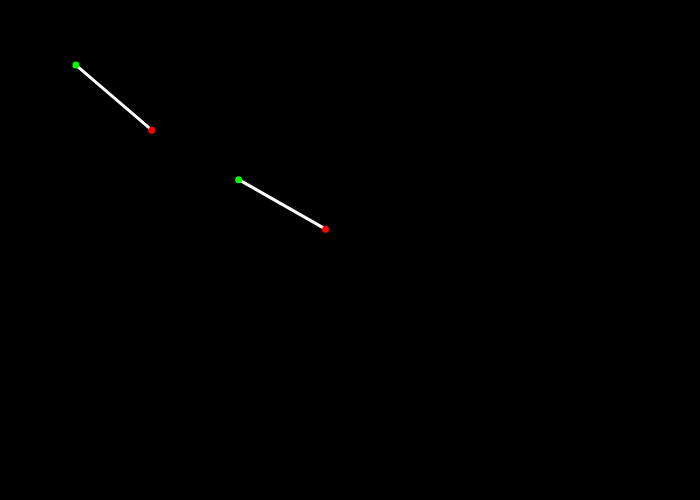
Frame 1 (no input)
Frame 60 (no input): identical to frame 1, image omitted
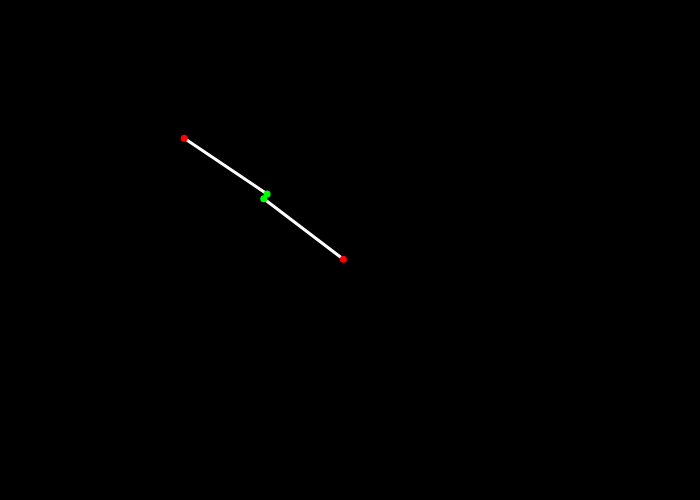
Frame 120 (the mouse pressed at the canvas centre since frame 60)

The p5.js sketch that drew these frames (run headless with seeded random() and noise() and a simulated clock; from frame 60 on, the mouse is pressed at the canvas centre):

// p5.js sketch
// ── sketch.js
const WIDTH = 700
const HEIGHT = 500

let seg1
let seg2

function setup() {
  createCanvas(WIDTH, HEIGHT);
  background(0)
  
                   //x,  y,  angle, length
  seg1 = new Segment(350, 300, 0, 100)
  seg2 = new Segment(seg1.b.x, seg1.b.y, 0, 100)
  
}

function draw() {
  background(0)
  
  seg1.follow(mouseX, mouseY)
  seg1.update()
  seg2.follow(seg1.b.x, seg1.b.y)
  seg2.update()
  seg2.show()
  seg1.show()
}
// ── segment.js
class Segment{
  
  constructor(x, y, angle, length){
    this.a = createVector(x, y)
    this.angle = angle
    this.length = length
    this.b = createVector(0, 0)
    this.update()
    
  }
  
  follow(x, y){
    let target = createVector(x, y)
    let dir = p5.Vector.sub(this.a, target)
    this.angle = dir.heading()
    
    dir.setMag(this.length)
    //dir.mult(-1)
    
    this.a = dir.add(target)
  }
  
  update(){
    let dx = this.length * Math.cos(this.angle);
    let dy = this.length * Math.sin(this.angle);
    this.b = new p5.Vector(this.a.x + dx, this.a.y + dy);
  }
  

  
  show(){
    push()
    stroke(255)
    strokeWeight(3)
    line(this.a.x, this.a.y, this.b.x, this.b.y)
    stroke(0, 255, 0)
    strokeWeight(7)
    point(this.a.x, this.a.y)
    stroke(255, 0, 0)
    point(this.b.x, this.b.y)
    pop()
  }
  
}
